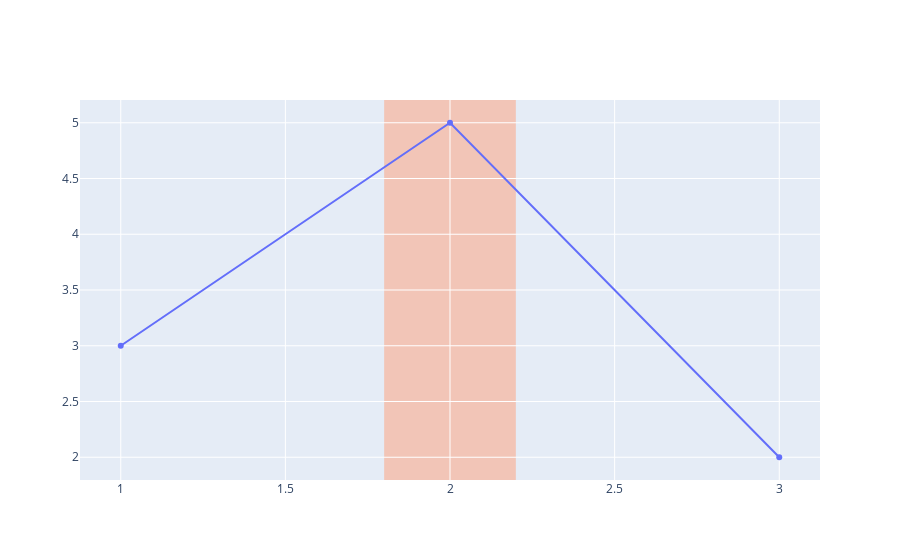

Here is the notebook cell this chart was saved with:
### Markdown cell above
### 4.3.2 図形の描画

### Code cell
rect_fig = go.Figure()
rect_fig.add_trace(go.Scatter(x=[1, 2, 3], y=[3, 5, 2]))
rect_fig.update_layout(
    shapes=[
        go.layout.Shape(
            type="rect",  # 長方形
            xref="x",  # X座標
            yref="paper",  # 描画領域からの相対位置
            x0=1.8,  # X座標の開始位置
            x1=2.2,  # X座標の終了位置
            y0=0,  # Y座標の開始位置
            y1=1,  # Y座標の終了位置
            fillcolor="LightSalmon",  # 塗りつぶし色
            opacity=0.5,  # 不透明度
            layer="below",  # traceの背面に描画
            line={"width": 0},  # 枠線を表示しない
        )
    ]
)
rect_fig.show()

### Figure 1 — Plotly figure (JSON) as saved in the notebook; plotly's stock layout.template omitted (floating-point values rounded to 4 significant figures)
{"data": [{"type": "scatter", "x": [1, 2, 3], "y": [3, 5, 2]}], "layout": {"shapes": [{"fillcolor": "LightSalmon", "layer": "below", "line": {"width": 0}, "opacity": 0.5, "type": "rect", "x0": 1.8, "x1": 2.2, "xref": "x", "y0": 0, "y1": 1, "yref": "paper"}]}}
